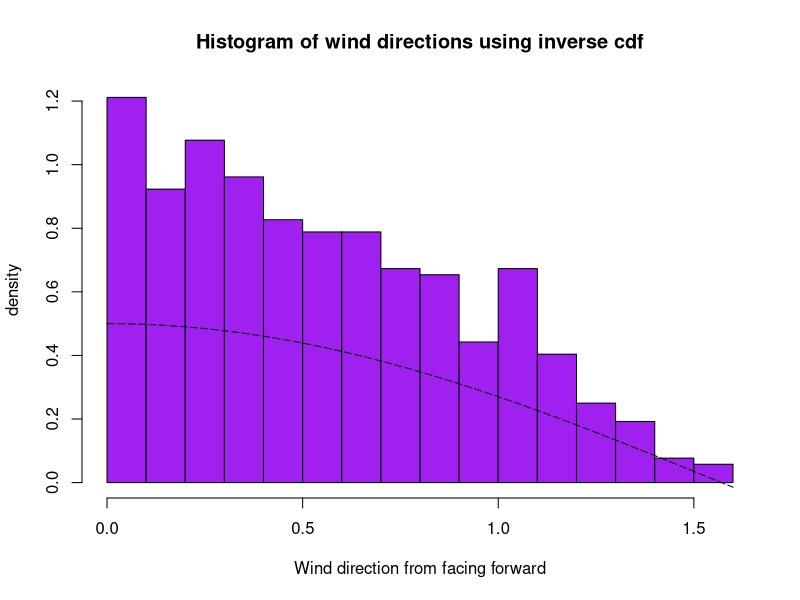

R code for this plot:
n = 1000

invcdf = function(n){
  U = runif(n)
  ans = c(0,n)
  cdf = asin(2*U)
  return(cdf)
}

hist(invcdf(1000), col="purple", prob=TRUE, xlab="Wind direction from facing forward", ylab="density", 
main="Histogram of wind directions using inverse cdf")

curve(cos(x)/2, add = TRUE, lty = 5)